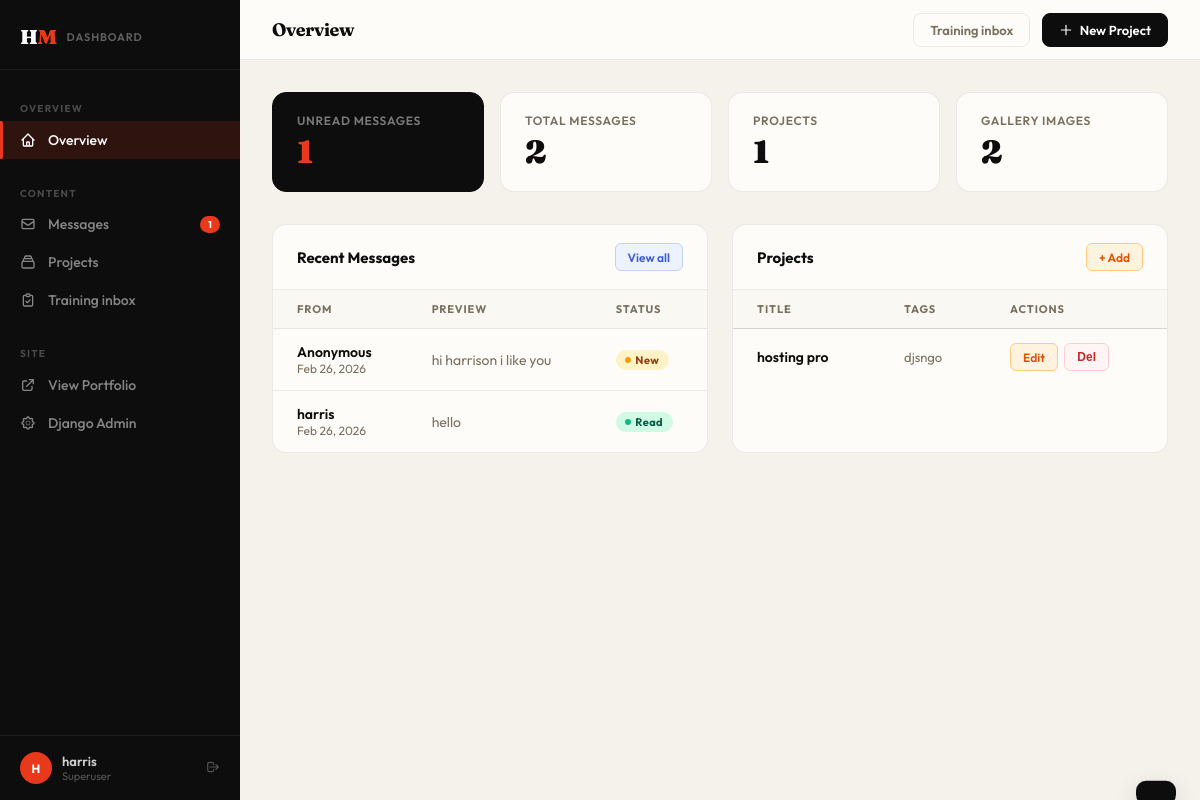
The page /dashboard/ (signed in) on the database its author committed.
### harrison/models.py (models this page shows, shortened)
class ContactMessage(models.Model):
    sender = models.ForeignKey(User, on_delete=models.SET_NULL, null=True, blank=True, related_name='sent_messages')
    email = models.EmailField(blank=True, null=True)
    name = models.CharField(max_length=100, blank=True)
    message = models.TextField()
    sent_at = models.DateTimeField(auto_now_add=True)
    is_read = models.BooleanField(default=False)
    class Meta:
        ordering = ['-sent_at']
    @property
    def display_name(self):
        if self.sender:
            return self.sender.get_full_name() or self.sender.username
        return self.name or 'Anonymous'

class Project(models.Model):
    COLORS = [
        ('violet', 'Violet'),
        ('blue', 'Blue'),
        ('emerald', 'Emerald'),
        ('rose', 'Rose'),
        ('yellow', 'Yellow'),
        ('pink', 'Pink'),
    ]
    title = models.CharField(max_length=200)
    description = models.TextField()
    tags = models.CharField(max_length=500, help_text='Comma-separated tags e.g. Laravel,Livewire,Tailwind')
    url = models.URLField(blank=True)
    url_label = models.CharField(max_length=50, default='View Project')
    color = models.CharField(max_length=20, choices=COLORS, default='violet')
    bg_image = models.ImageField(upload_to='project_bgs/', blank=True, null=True)
    order = models.PositiveIntegerField(default=0)
    created_at = models.DateTimeField(auto_now_add=True)
    class Meta:
        ordering = ['order', '-created_at']

### harrison/views.py (the view)
    def wrapper(request, *args, **kwargs):
        if not request.user.is_authenticated:
            return redirect(f'/login/?next={request.path}')
        if not request.user.is_superuser:
            return redirect('home')
        return view_func(request, *args, **kwargs)

### harrison/context_processors.py (called while the page is built)
def agent(request):
    return {
        "AGENT_CHAT_URL": getattr(
            settings,
            "AGENT_CHAT_URL",
            "https://supervisors-moral-dive-program.trycloudflare.com/chat",
        ),
    }

### harrison/views.py (called while the page is built)
def superuser_required(view_func):
    def wrapper(request, *args, **kwargs):
        if not request.user.is_authenticated:
            return redirect(f'/login/?next={request.path}')
        if not request.user.is_superuser:
            return redirect('home')
        return view_func(request, *args, **kwargs)
    wrapper.__name__ = view_func.__name__
    return wrapper

@superuser_required
def dashboard(request):
    unread_count = ContactMessage.objects.filter(is_read=False).count()
    total_messages = ContactMessage.objects.count()
    total_projects = Project.objects.count()
    total_gallery = GalleryImage.objects.count()
    recent_messages = ContactMessage.objects.order_by('-sent_at')[:5]
    projects = Project.objects.all()
    return render(request, 'harrison/dashboard.html', {
        'unread_count': unread_count,
        'total_messages': total_messages,
        'total_projects': total_projects,
        'total_gallery': total_gallery,
        'recent_messages': recent_messages,
        'projects': projects,
    })

### harrison/templates/harrison/dashboard.html (shortened to what this page needs)
{% extends 'harrison/dashboard_base.html' %}
{% block topbar_title %}Overview{% endblock %}
{% block nav_dashboard %}active{% endblock %}
{% block topbar_actions %}
  {% if request.user.is_superuser %}
  <a href="{% url 'training_inbox' %}" class="topbar-btn">Training inbox</a>
  {% endif %}
  <a href="{% url 'project_create' %}" class="topbar-btn topbar-btn-primary">
    <svg fill="none" stroke="currentColor" viewBox="0 0 24 24"><path stroke-linecap="round" stroke-linejoin="round" stroke-width="2" d="M12 4v16m8-8H4"/></svg>
    New Project
  </a>
{% endblock %}
{% block content %}
  <div class="stat-grid">
    <div class="stat-card-dash accent-card">
      <div class="stat-label">Unread Messages</div>
      <div class="stat-value">{{ unread_count }}</div>
    </div>
    <div class="stat-card-dash">
      <div class="stat-label">Total Messages</div>
      <div class="stat-value">{{ total_messages }}</div>
    </div>
    <div class="stat-card-dash">
      <div class="stat-label">Projects</div>
      <div class="stat-value">{{ total_projects }}</div>
    </div>
    <div class="stat-card-dash">
      <div class="stat-label">Gallery Images</div>
      <div class="stat-value">{{ total_gallery }}</div>
    </div>
  </div>
  <div style="display:grid;grid-template-columns:1fr 1fr;gap:1.5rem;">
    <div class="dash-table-wrap">
      <div class="dash-table-header">
        <div class="dash-table-title">Recent Messages</div>
        <a href="{% url 'inbox' %}" class="action-btn action-btn-view">View all</a>
      </div>
      {% if recent_messages %}
      <table>
        <thead>
          <tr>
            <th>From</th>
            <th>Preview</th>
            <th>Status</th>
          </tr>
        </thead>
        <tbody>
          {% for msg in recent_messages %}
          <tr style="cursor:pointer;" onclick="window.location='{% url 'message_detail' msg.id %}'">
            <td>
              <div style="font-weight:600;color:var(--dash-ink);">{{ msg.display_name }}</div>
              <div style="font-size:0.75rem;color:var(--dash-muted);">{{ msg.sent_at|date:"M d, Y" }}</div>
            </td>
            <td style="max-width:180px;overflow:hidden;text-overflow:ellipsis;white-space:nowrap;color:var(--dash-muted);">
              {{ msg.message|truncatechars:60 }}
            </td>
            <td>
              {% if msg.is_read %}
              <span class="badge badge-read"><span class="badge-dot"></span>Read</span>
              {% else %}
              <span class="badge badge-new"><span class="badge-dot"></span>New</span>
              {% endif %}
            </td>
          </tr>
          {% endfor %}
        </tbody>
      </table>
      {% else %}
      <div class="empty-state">
        <svg fill="none" stroke="currentColor" viewBox="0 0 24 24"><path stroke-linecap="round" stroke-linejoin="round" stroke-width="1.5" d="M3 8l7.89 5.26a2 2 0 002.22 0L21 8M5 19h14a2 2 0 002-2V7a2 2 0 00-2-2H5a2 2 0 00-2 2v10a2 2 0 002 2z"/></svg>
        <p>No messages yet</p>
      </div>
      {% endif %}
    </div>
    <div class="dash-table-wrap">
      <div class="dash-table-header">
        <div class="dash-table-title">Projects</div>
        <a href="{% url 'project_create' %}" class="action-btn action-btn-edit">+ Add</a>
      </div>
      {% if projects %}
      <table>
        <thead>
          <tr>
            <th>Title</th>
            <th>Tags</th>
            <th>Actions</th>
          </tr>
        </thead>
        <tbody>
          {% for project in projects %}
          <tr>
            <td>
              <div style="font-weight:600;color:var(--dash-ink);">{{ project.title }}</div>
            </td>
            <td style="max-width:140px;overflow:hidden;text-overflow:ellipsis;white-space:nowrap;color:var(--dash-muted);font-size:0.8125rem;">
              {{ project.tags|truncatechars:35 }}
            </td>
            <td>
              <div style="display:flex;gap:0.4rem;">
                <a href="{% url 'project_edit' project.id %}" class="action-btn action-btn-edit">Edit</a>
                <button class="action-btn action-btn-delete" onclick="confirmDeleteProject({{ project.id }}, '{{ project.title|escapejs }}')">Del</button>
              </div>
            </td>
          </tr>
          {% endfor %}
        </tbody>
      </table>
      {% endif %}
    </div>
  </div>
{% endblock %}

### harrison/templates/harrison/dashboard_base.html (shortened to what this page needs)
<!DOCTYPE html>
<html lang="en">
<head>
  {% load static %}
  <link rel="stylesheet" href="{% static 'harrison/css/style.css' %}">
</head>
<body>
  <aside class="dash-sidebar" id="dashSidebar">
    <a href="{% url 'dashboard' %}" class="sidebar-logo">
      <div class="sidebar-logo-mark">H<span>M</span></div>
      <div class="sidebar-logo-label">Dashboard</div>
    </a>
    <nav class="sidebar-nav">
      <div class="sidebar-section-label">Overview</div>
      <a href="{% url 'dashboard' %}" class="sidebar-link {% block nav_dashboard %}{% endblock %}">
        <svg fill="none" stroke="currentColor" viewBox="0 0 24 24"><path stroke-linecap="round" stroke-linejoin="round" stroke-width="2" d="M3 12l2-2m0 0l7-7 7 7M5 10v10a1 1 0 001 1h3m10-11l2 2m-2-2v10a1 1 0 01-1 1h-3m-6 0a1 1 0 001-1v-4a1 1 0 011-1h2a1 1 0 011 1v4a1 1 0 001 1m-6 0h6"/></svg>
        Overview
      </a>
      <div class="sidebar-section-label" style="margin-top:1rem;">Content</div>
      <a href="{% url 'inbox' %}" class="sidebar-link {% block nav_inbox %}{% endblock %}">
        <svg fill="none" stroke="currentColor" viewBox="0 0 24 24"><path stroke-linecap="round" stroke-linejoin="round" stroke-width="2" d="M3 8l7.89 5.26a2 2 0 002.22 0L21 8M5 19h14a2 2 0 002-2V7a2 2 0 00-2-2H5a2 2 0 00-2 2v10a2 2 0 002 2z"/></svg>
        Messages
        {% if unread_count %}
        <span class="sidebar-badge">{{ unread_count }}</span>
        {% endif %}
      </a>
      <a href="{% url 'project_list' %}" class="sidebar-link {% block nav_projects %}{% endblock %}">
        <svg fill="none" stroke="currentColor" viewBox="0 0 24 24"><path stroke-linecap="round" stroke-linejoin="round" stroke-width="2" d="M19 11H5m14 0a2 2 0 012 2v6a2 2 0 01-2 2H5a2 2 0 01-2-2v-6a2 2 0 012-2m14 0V9a2 2 0 00-2-2M5 11V9a2 2 0 012-2m0 0V5a2 2 0 012-2h6a2 2 0 012 2v2M7 7h10"/></svg>
        Projects
      </a>
      {% if request.user.is_superuser %}
      <a href="{% url 'training_inbox' %}" class="sidebar-link {% block nav_training %}{% endblock %}">
        <svg fill="none" stroke="currentColor" viewBox="0 0 24 24"><path stroke-linecap="round" stroke-linejoin="round" stroke-width="2" d="M9 5H7a2 2 0 00-2 2v12a2 2 0 002 2h10a2 2 0 002-2V7a2 2 0 00-2-2h-2M9 5a2 2 0 002 2h2a2 2 0 002-2M9 5a2 2 0 012-2h2a2 2 0 012 2m-6 9l2 2 4-4"/></svg>
        Training inbox
      </a>
      {% endif %}
      <div class="sidebar-section-label" style="margin-top:1rem;">Site</div>
      <a href="{% url 'home' %}" class="sidebar-link" target="_blank">
        <svg fill="none" stroke="currentColor" viewBox="0 0 24 24"><path stroke-linecap="round" stroke-linejoin="round" stroke-width="2" d="M10 6H6a2 2 0 00-2 2v10a2 2 0 002 2h10a2 2 0 002-2v-4M14 4h6m0 0v6m0-6L10 14"/></svg>
        View Portfolio
      </a>
      <a href="/admin/" class="sidebar-link">
        Django Admin
      </a>
    </nav>
    <div class="sidebar-footer">
      <div class="sidebar-user">
        <div class="sidebar-avatar">{{ request.user.username|first|upper }}</div>
        <div>
          <div class="sidebar-username">{{ request.user.get_full_name|default:request.user.username }}</div>
          <div class="sidebar-role">Superuser</div>
        </div>
        <a href="{% url 'logout' %}" class="sidebar-logout" title="Logout">
          <svg fill="none" stroke="currentColor" viewBox="0 0 24 24"><path stroke-linecap="round" stroke-linejoin="round" stroke-width="2" d="M17 16l4-4m0 0l-4-4m4 4H7m6 4v1a3 3 0 01-3 3H6a3 3 0 01-3-3V7a3 3 0 013-3h4a3 3 0 013 3v1"/></svg>
        </a>
      </div>
    </div>
  </aside>
  <div class="dash-main">
    <header class="dash-topbar">
      <div class="topbar-title">{% block topbar_title %}Dashboard{% endblock %}</div>
      <div class="topbar-actions">
        {% block topbar_actions %}{% endblock %}
      </div>
    </header>
    <main class="dash-body">
      {% block content %}{% endblock %}
    </main>
  </div>
  <div class="dash-toast" id="dashToast"></div>
</body>
</html>

### harrison/static/harrison/css/style.css (style rules this page uses)
:root { --milk: #F7F6F3; --milk-deep: #EFEDE8; --foam: #FFFFFF; --milk-border: #DED9D2; --ink: #141218; --ink-soft: #2C2830; --ink-muted: #5E5864; --ink-faint: #7A7380; --night: #141218; --night-text: #F7F6F3; --cream: var(--milk); --cream-alt: var(--milk-deep); --cream-border: var(--milk-border); --shadow-soft: 0 12px 40px rgba(20, 18, 24, 0.07); --shadow-lift: 0 20px 50px rgba(20, 18, 24, 0.12); --accent: #C8102E; --accent-2: #9E0C24; --accent-light: rgba(200, 16, 46, 0.1); --accent-glow: rgba(200, 16, 46, 0.22); --motion-fast: 180ms; --motion-base: 280ms; --ease-out: cubic-bezier(0.22, 1, 0.36, 1); --font-display: "Newsreader", "Iowan Old Style", Palatino, serif; --font-body: "Source Sans 3", "Segoe UI", sans-serif; --font-mono: 'IBM Plex Mono', ui-monospace, SFMono-Regular, Menlo, Consolas, monospace; --section-py: 7rem; --radius-card: 0.75rem; --radius-sm: 0.4rem; }
*, *::before, *::after { box-sizing: border-box; margin: 0; padding: 0; }
html { scroll-behavior: smooth; }
body { font-family: var(--font-body); background: var(--milk); color: var(--ink); overflow-x: hidden; -webkit-font-smoothing: antialiased; }
body { background: var(--milk); }

### rows shown on the page
ContactMessage: display_name "Anonymous", sent_at "Feb 26, 2026", message "hi harrison i like you", is_read False (drawn)
ContactMessage: display_name "harris", sent_at "Feb 26, 2026", message "hello", is_read True (drawn)
Project: title "hosting pro", tags "djsngo"

### other values the page prints
{{ unread_count }} "1"
{{ request.user.username|first|upper }} "H"
{{ request.user.get_full_name|default:request.user.username }} "harris"
{{ total_messages }} "2"
{{ total_projects }} "1"
{{ total_gallery }} "2"
